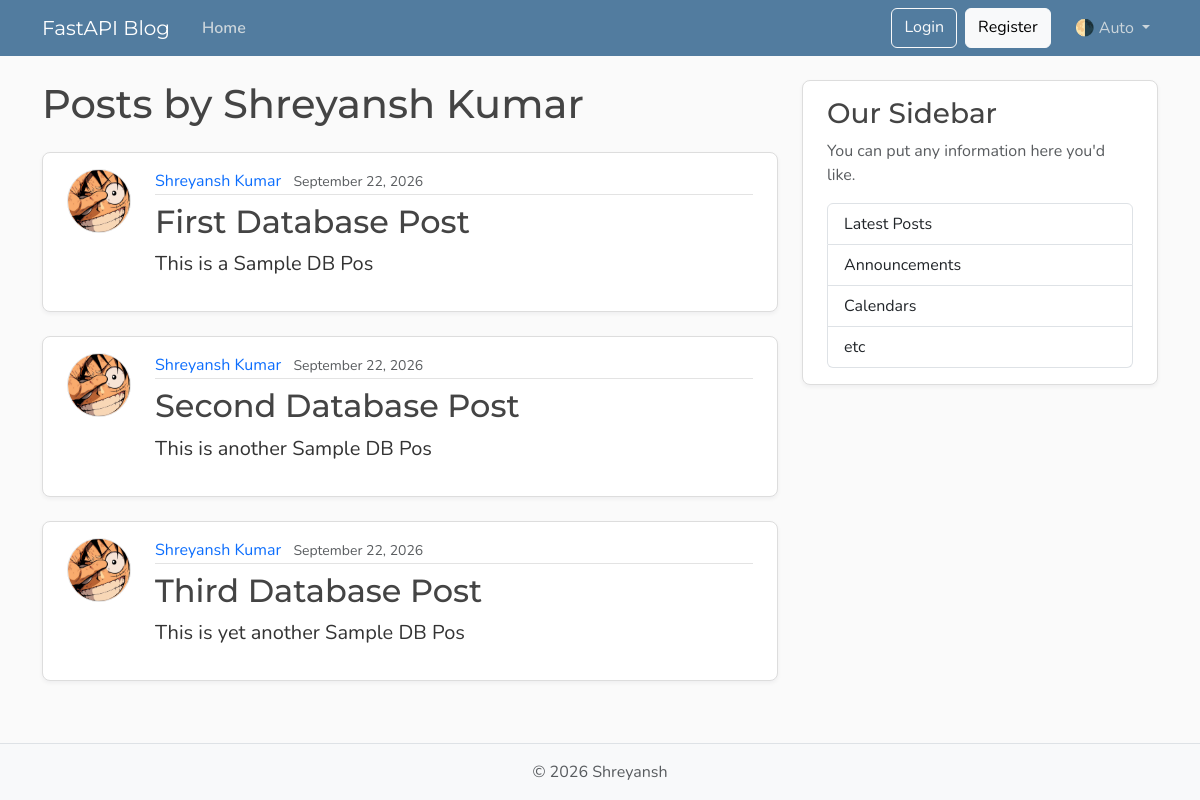
The page /users/1/posts on the database its author committed.
### models.py (models this page shows, shortened)
class User(Base):
    __tablename__ = "users"
    id: Mapped[int] = mapped_column(Integer, primary_key=True, index=True)
    username: Mapped[str] = mapped_column(String(50), unique=True, nullable=False)
    email: Mapped[str] = mapped_column(String(120), unique=True, nullable=False)
    image_file: Mapped[str | None] = mapped_column(
        String(200),
        nullable=True,
        default=None,
    )
    posts: Mapped[list[Post]] = relationship(back_populates="author")

class Post(Base):
    __tablename__ = "posts"
    id: Mapped[int] = mapped_column(Integer, primary_key=True, index=True)
    title: Mapped[str] = mapped_column(String(100), nullable=False)
    content: Mapped[str] = mapped_column(Text, nullable=False)
    user_id: Mapped[int] = mapped_column(
        ForeignKey("users.id"),
        nullable=False,
        index=True,
    )
    date_posted: Mapped[datetime] = mapped_column(
        DateTime(timezone=True),
        default=lambda: datetime.now(UTC),
    )
    author: Mapped[User] = relationship(back_populates="posts")

### main.py (the view)
@app.get("/users/{user_id}/posts", include_in_schema=False, name="user_posts")
def user_posts_page(
    request: Request,
    user_id: int,
    db: Annotated[Session, Depends(get_db)],
):
    result = db.execute(select(models.User).where(models.User.id == user_id))
    user = result.scalars().first()
    if not user:
        raise HTTPException(
            status_code=status.HTTP_404_NOT_FOUND,
            detail="User not found",
        )
    result = db.execute(select(models.Post).where(models.Post.user_id == user_id))
    posts = result.scalars().all()
    return templates.TemplateResponse(
        request,
        "user_posts.html",
        {"posts": posts, "user": user, "title": f"{user.username}'s Posts"},
    )

### templates/user_posts.html
{% extends "layout.html" %}
{% block content %}
  <h1 class="mb-4">Posts by {{ user.username }}</h1>
  {% for post in posts %}
    <article class="content-section py-3 px-4 mb-4">
      <div class="d-flex align-items-start gap-4">
        <img class="rounded-circle article-img flex-shrink-0"
             src="{{ post.author.image_path }}"
             alt="{{ post.author.username }}'s profile picture"
             width="64"
             height="64"
             loading="lazy">
        <div class="flex-grow-1">
          <div class="article-metadata mb-2">
            <a class="me-2"
               href="{{ url_for('user_posts', user_id=post.author.id) }}">{{ post.author.username }}</a>
            <small class="text-body-secondary">{{ post.date_posted.strftime("%B %d, %Y") }}</small>
          </div>
          <h2>
            <a class="article-title"
               href="{{ url_for('post_page', post_id=post.id) }}">{{ post.title }}</a>
          </h2>
          <p class="article-content">{{ post.content }}</p>
        </div>
      </div>
    </article>
  {% else %}
    <p class="text-body-secondary">No posts by this user yet.</p>
  {% endfor %}
{% endblock content %}

### static/css/main.css (style rules this page uses)
:root { --font-heading: "Montserrat", system-ui, -apple-system, BlinkMacSystemFont, sans-serif; --font-body: "Nunito", system-ui, -apple-system, BlinkMacSystemFont, sans-serif; --color-bg-body: #fafafa; --color-bg-content: #ffffff; --color-text-primary: #333333; --color-text-heading: #444444; --color-steel: #527c9f; --color-nav-link: #cbd5db; --color-nav-link-hover: #ffffff; --color-link-hover: #428bca; --color-border: #dddddd; --color-border-light: #e3e3e3; --spacing-xl: 5rem; --article-img-size: 4rem; --account-img-size: 7.813rem; }
body { font-family: var(--font-body); background: var(--color-bg-body); color: var(--color-text-primary); }
h1, h2, h3, h4, h5, h6 { font-family: var(--font-heading); color: var(--color-text-heading); }
a { text-decoration: none; }
.content-section { background: var(--color-bg-content); border: 1px solid var(--color-border); border-radius: 0.5rem; box-shadow: 0 2px 4px rgba(15, 23, 42, 0.05); transition: box-shadow 0.15s ease, transform 0.15s ease, border-color 0.15s ease; }
.article-title { color: var(--color-text-heading); transition: color 0.2s ease-in-out; }
.article-content { white-space: pre-line; font-size: 1.25rem; }
.article-img { height: var(--article-img-size); width: var(--article-img-size); flex-shrink: 0; object-fit: cover; border: 1px solid var(--color-border-light); box-shadow: 0 0 0 2px var(--color-bg-content); }
.article-metadata { padding-bottom: 0.063rem; border-bottom: 1px solid var(--color-border-light); }
.article-metadata a { transition: color 0.2s ease-in-out; }

### rows shown on the page
User: username "Shreyansh Kumar"
Post: author.username "Shreyansh Kumar", date_posted "September 22, 2026", title "First Database Post", content "This is a Sample DB Pos"
Post: author.username "Shreyansh Kumar", date_posted "September 22, 2026", title "Second Database Post", content "This is another Sample DB Pos"
Post: author.username "Shreyansh Kumar", date_posted "September 22, 2026", title "Third Database Post", content "This is yet another Sample DB Pos"
